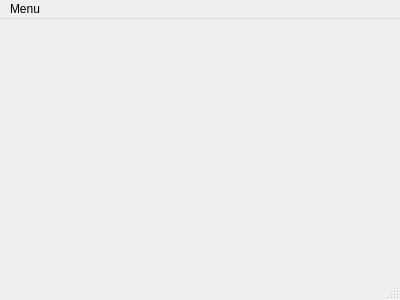
<?xml version="1.0" encoding="UTF-8"?>
<ui version="4.0">
 <class>MainWindow</class>
 <widget class="QMainWindow" name="MainWindow">
  <property name="geometry">
   <rect>
    <x>0</x>
    <y>0</y>
    <width>400</width>
    <height>300</height>
   </rect>
  </property>
  <property name="windowTitle">
   <string>MainWindow</string>
  </property>
  <widget class="QWidget" name="centralWidget"/>
  <widget class="QMenuBar" name="menuBar">
   <property name="geometry">
    <rect>
     <x>0</x>
     <y>0</y>
     <width>400</width>
     <height>21</height>
    </rect>
   </property>
   <widget class="QMenu" name="menuMenu">
    <property name="title">
     <string>Menu</string>
    </property>
    <addaction name="actionStart_Server"/>
    <addaction name="actionStart_Client"/>
    <addaction name="actionExit"/>
   </widget>
   <addaction name="menuMenu"/>
  </widget>
  <widget class="QStatusBar" name="statusBar"/>
  <action name="actionStart_Server">
   <property name="text">
    <string>Start Server</string>
   </property>
  </action>
  <action name="actionStart_Client">
   <property name="text">
    <string>Start Client</string>
   </property>
  </action>
  <action name="actionExit">
   <property name="text">
    <string>Exit</string>
   </property>
  </action>
 </widget>
 <layoutdefault spacing="6" margin="11"/>
 <resources/>
 <connections>
  <connection>
   <sender>actionExit</sender>
   <signal>triggered()</signal>
   <receiver>MainWindow</receiver>
   <slot>close()</slot>
   <hints>
    <hint type="sourcelabel">
     <x>-1</x>
     <y>-1</y>
    </hint>
    <hint type="destinationlabel">
     <x>199</x>
     <y>149</y>
    </hint>
   </hints>
  </connection>
 </connections>
</ui>
